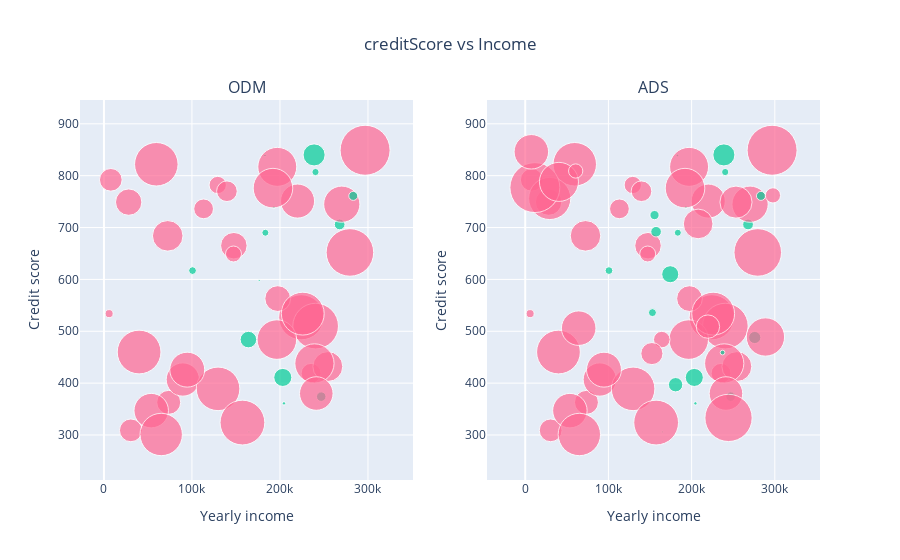

The notebook cell saved with this chart:
### Code cell
############ SCATTER CHART #############
max_marker_size = 50
trace_scatter_odm = go.Scatter(
                 x=datasink_odm[get_decision_borrower_yearly_income_odm],
                 y=datasink_odm[get_decision_borrower_credit_score_odm],
                 mode='markers',
                 marker_size=array_normalize(datasink_odm[get_decision_amount_odm], max_marker_size), 
                 marker_color=set_colors(datasink_odm[get_decision_approval_odm]),
                 text=datasink_ads[get_decision_approval_ads], 
                 hovertemplate="<b>Income:</b> %{x}<br><b>creditScore:</b> %{y}<br><b>Approval:</b> %{text}<extra></extra>",
                 name='ODM'
)

trace_scatter_ads = go.Scatter(
                 x=datasink_ads[get_decision_borrower_yearly_income_ads],
                 y=datasink_ads[get_decision_borrower_credit_score_ads],
                 mode='markers',
                 marker_size=array_normalize(datasink_ads[get_decision_amount_ads], max_marker_size), 
                 marker_color=set_colors(datasink_ads[get_decision_approval_ads]),
                 text=datasink_ads[get_decision_approval_ads], 
                 hovertemplate="<b>Income:</b> %{x}<br><b>creditScore:</b> %{y}<br><b>Approval:</b> %{text}<extra></extra>",
                 name='ADS',
)

fig = make_subplots(rows=1, cols=2,
                    specs=[[{"type": "scatter"},{"type": "scatter"}]],
                    subplot_titles=("ODM", "ADS")
                    )
fig.add_trace(trace_scatter_odm, row=1, col=1)
fig.add_trace(trace_scatter_ads, row=1, col=2)

fig.update_xaxes(title_text='Yearly income')
fig.update_yaxes(title_text='Credit score')

fig.update_layout(
    barmode='stack', 
    showlegend=False,
    title={'text': f"creditScore vs Income",
          'x':0.5,
          'xanchor': 'center'
    })

iplot(fig)

### Figure 1 — Plotly figure (JSON) as saved in the notebook; plotly's stock layout.template omitted (floating-point values rounded to 4 significant figures)
{"data": [{"hovertemplate": "<b>Income:</b> %{x}<br><b>creditScore:</b> %{y}<br><b>Approval:</b> %{text}<extra></extra>", "marker": {"color": ["#FF6692", "#FF6692", "#FF6692", "#FF6692", "#FF6692", "#00CC96", "#00CC96", "#FF6692", "#FF6692", "#FF6692", "#FF6692", "#00CC96", "#FF6692", "#FF6692", "#00CC96", "#FF6692", "#00CC96", "#FF6692", "#00CC96", "#FF6692", "#FF6692", "#00CC96", "#FF6692", "#FF6692", "#00CC96", "#FF6692", "#FF6692", "#FF6692", "#00CC96", "#FF6692", "#00CC96", "#00CC96", "#00CC96", "#FF6692", "#FF6692", "#FF6692", "#FF6692", "#FF6692", "#00CC96", "#FF6692", "#FF6692", "#FF6692", "#FF6692", "#FF6692", "#00CC96", "#FF6692", "#FF6692", "#00CC96", "#FF6692", "#FF6692"], "size": [19.77, 45.1, 43.74, 34.06, 30.55, 10.72, 1.968, 22.76, 43.52, 36.25, 25.75, 7.76, 1.61, 26.5, 2.617, 22.66, 9.024, 17.35, 2.949, 45.66, 23.98, 22.06, 47.55, 15.98, 3.421, 8.045, 19.85, 38.95, 6.99, 33.31, 18.06, 7.24, 0.4055, 50, 29.92, 43.56, 39.24, 39.57, 9.549, 39.58, 34.5, 44.78, 26.37, 33.56, 2.148, 42.4, 34.95, 16.57, 20.66, 42.86]}, "mode": "markers", "name": "ODM", "text": [false, false, false, false, false, true, true, false, false, false, false, true, false, false, true, false, true, false, true, false, false, true, false, false, true, false, false, false, true, false, true, true, true, false, false, false, false, false, true, false, false, false, false, false, true, false, false, false, false, false, false, false, true, false, false, true, false, false, true, true, true, true, false, true, false, false, false, false, false, false], "type": "scatter", "x": [113243, 224186, 39954, 219998, 72470, 267823, 164748, 30573, 59518, 270265, 197471, 100671, 13968, 147611, 182984, 7811, 283320, 129299, 193167, 240539, 73605, 238796, 279501, 147191, 204564, 5905, 235376, 196959, 183421, 89639, 203224, 240385, 174464, 296745, 254383, 129683, 239189, 196511, 246908, 192064, 53709, 157362, 28113, 241288, 176440, 65052, 94657, 164152, 139748, 225907], "xaxis": "x", "y": [736, 527, 460, 751, 684, 706, 306, 309, 822, 745, 563, 617, 757, 665, 839, 792, 761, 782, 739, 510, 363, 840, 652, 649, 361, 534, 419, 817, 690, 407, 411, 807, 475, 849, 432, 389, 438, 484, 374, 776, 347, 324, 749, 380, 598, 301, 426, 484, 770, 534], "yaxis": "y"}, {"hovertemplate": "<b>Income:</b> %{x}<br><b>creditScore:</b> %{y}<br><b>Approval:</b> %{text}<extra></extra>", "marker": {"color": ["#FF6692", "#FF6692", "#FF6692", "#FF6692", "#FF6692", "#00CC96", "#00CC96", "#FF6692", "#FF6692", "#FF6692", "#FF6692", "#00CC96", "#FF6692", "#FF6692", "#00CC96", "#FF6692", "#00CC96", "#FF6692", "#00CC96", "#FF6692", "#FF6692", "#00CC96", "#FF6692", "#FF6692", "#00CC96", "#FF6692", "#FF6692", "#FF6692", "#00CC96", "#FF6692", "#00CC96", "#00CC96", "#00CC96", "#FF6692", "#FF6692", "#FF6692", "#FF6692", "#FF6692", "#00CC96", "#FF6692", "#FF6692", "#FF6692", "#FF6692", "#FF6692", "#00CC96", "#FF6692", "#FF6692", "#FF6692", "#FF6692", "#FF6692", "#FF6692", "#FF6692", "#00CC96", "#FF6692", "#FF6692", "#00CC96", "#FF6692", "#FF6692", "#00CC96", "#00CC96", "#00CC96", "#00CC96", "#FF6692", "#00CC96", "#FF6692", "#FF6692", "#FF6692", "#FF6692", "#FF6692", "#FF6692"], "size": [19.77, 45.1, 43.74, 34.06, 30.55, 10.72, 1.968, 22.76, 43.52, 36.25, 25.75, 7.76, 1.61, 26.5, 2.617, 22.66, 9.024, 17.35, 2.949, 45.66, 23.98, 22.06, 47.55, 15.98, 3.421, 8.045, 19.85, 38.95, 6.99, 33.31, 18.06, 7.24, 0.4055, 50, 29.92, 43.56, 39.24, 39.57, 9.549, 39.58, 34.5, 44.78, 26.37, 33.56, 2.148, 42.4, 34.95, 16.57, 20.66, 42.86, 32.15, 42.14, 17.06, 49.94, 39.06, 4.765, 47.25, 34.56, 10.58, 9.21, 12.18, 8.01, 14.28, 14.34, 15.24, 22.12, 23.4, 29.69, 38.31, 34.53]}, "mode": "markers", "name": "ADS", "text": [false, false, false, false, false, true, true, false, false, false, false, true, false, false, true, false, true, false, true, false, false, true, false, false, true, false, false, false, true, false, true, true, true, false, false, false, false, false, true, false, false, false, false, false, true, false, false, false, false, false, false, false, true, false, false, true, false, false, true, true, true, true, false, true, false, false, false, false, false, false], "type": "scatter", "x": [113243, 224186, 39954, 219998, 72470, 267823, 164748, 30573, 59518, 270265, 197471, 100671, 13968, 147611, 182984, 7811, 283320, 129299, 193167, 240539, 73605, 238796, 279501, 147191, 204564, 5905, 235376, 196959, 183421, 89639, 203224, 240385, 174464, 296745, 254383, 129683, 239189, 196511, 246908, 192064, 53709, 157362, 28113, 241288, 176440, 65052, 94657, 164152, 139748, 225907, 253337, 29457, 174310, 11591, 40528, 237213, 244372, 64282, 157283, 155422, 275891, 152908, 60650, 180769, 297747, 152264, 219609, 207854, 288743, 7348], "xaxis": "x2", "y": [736, 527, 460, 751, 684, 706, 306, 309, 822, 745, 563, 617, 757, 665, 839, 792, 761, 782, 739, 510, 363, 840, 652, 649, 361, 534, 419, 817, 690, 407, 411, 807, 475, 849, 432, 389, 438, 484, 374, 776, 347, 324, 749, 380, 598, 301, 426, 484, 770, 534, 749, 756, 610, 777, 788, 459, 333, 506, 692, 724, 488, 536, 809, 397, 762, 457, 509, 707, 489, 846], "yaxis": "y2"}], "layout": {"annotations": [{"font": {"size": 16}, "showarrow": false, "text": "ODM", "x": 0.225, "xanchor": "center", "xref": "paper", "y": 1, "yanchor": "bottom", "yref": "paper"}, {"font": {"size": 16}, "showarrow": false, "text": "ADS", "x": 0.775, "xanchor": "center", "xref": "paper", "y": 1, "yanchor": "bottom", "yref": "paper"}], "autosize": true, "barmode": "stack", "showlegend": false, "title": {"text": "creditScore vs Income", "x": 0.5, "xanchor": "center"}, "xaxis": {"anchor": "y", "autorange": true, "domain": [0, 0.45], "range": [-20090.0, 336800.0], "title": {"text": "Yearly income"}, "type": "linear"}, "xaxis2": {"anchor": "y2", "autorange": true, "domain": [0.55, 1], "range": [-29610.0, 338000.0], "title": {"text": "Yearly income"}, "type": "linear"}, "yaxis": {"anchor": "x", "autorange": true, "domain": [0, 1], "range": [114.4, 1061.0], "title": {"text": "Credit score"}, "type": "linear"}, "yaxis2": {"anchor": "x2", "autorange": true, "domain": [0, 1], "range": [114.4, 1061.0], "title": {"text": "Credit score"}, "type": "linear"}}}
